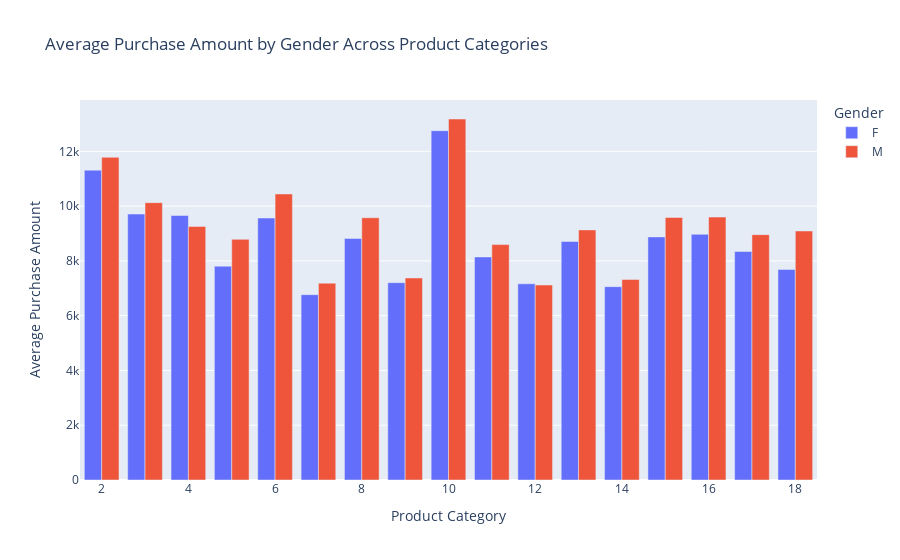

Here is the notebook cell this chart was saved with:
### Markdown cell above
# Observation: 
1. Previous observation of Gender vs Purchase is True here and reflecting much more clear picture.
2. Average purchase amount during sale is not effected by the Gender of the people

### Code cell
# Calculate average purchase amount by gender and product category
avg_purchase_gender_product = data.groupby(['Gender', 'Product_Category_2'])['Purchase'].mean().reset_index()

# Plot using Plotly
fig = px.bar(avg_purchase_gender_product, x='Product_Category_2', y='Purchase',
             color='Gender', barmode='group',
             title='Average Purchase Amount by Gender Across Product Categories',
             labels={'Product_Category_2': 'Product Category', 'Purchase': 'Average Purchase Amount', 'Gender': 'Gender'})

# Show plot
fig.show()

### Figure 1 — Plotly figure (JSON) as saved in the notebook; plotly's stock layout.template omitted (floating-point values rounded to 4 significant figures)
{"data": [{"alignmentgroup": "True", "hovertemplate": "Gender=F<br>Product Category=%{x}<br>Average Purchase Amount=%{y}<extra></extra>", "legendgroup": "F", "marker": {"color": "#636efa", "pattern": {"shape": ""}}, "name": "F", "offsetgroup": "F", "orientation": "v", "showlegend": true, "textposition": "auto", "type": "bar", "x": [2, 3, 4, 5, 6, 7, 8, 9, 10, 11, 12, 13, 14, 15, 16, 17, 18], "xaxis": "x", "y": [11310.0, 9710.0, 9656.0, 7805.0, 9565.0, 6766.0, 8818.0, 7204.0, 12750.0, 8144.0, 7163.0, 8710.0, 7059.0, 8876.0, 8969.0, 8341.0, 7687.0], "yaxis": "y"}, {"alignmentgroup": "True", "hovertemplate": "Gender=M<br>Product Category=%{x}<br>Average Purchase Amount=%{y}<extra></extra>", "legendgroup": "M", "marker": {"color": "#EF553B", "pattern": {"shape": ""}}, "name": "M", "offsetgroup": "M", "orientation": "v", "showlegend": true, "textposition": "auto", "type": "bar", "x": [2, 3, 4, 5, 6, 7, 8, 9, 10, 11, 12, 13, 14, 15, 16, 17, 18], "xaxis": "x", "y": [11780.0, 10130.0, 9259.0, 8786.0, 10440.0, 7187.0, 9575.0, 7376.0, 13180.0, 8595.0, 7119.0, 9132.0, 7322.0, 9586.0, 9599.0, 8958.0, 9092.0], "yaxis": "y"}], "layout": {"barmode": "group", "legend": {"title": {"text": "Gender"}, "tracegroupgap": 0}, "title": {"text": "Average Purchase Amount by Gender Across Product Categories"}, "xaxis": {"anchor": "y", "domain": [0, 1], "title": {"text": "Product Category"}}, "yaxis": {"anchor": "x", "domain": [0, 1], "title": {"text": "Average Purchase Amount"}}}}
